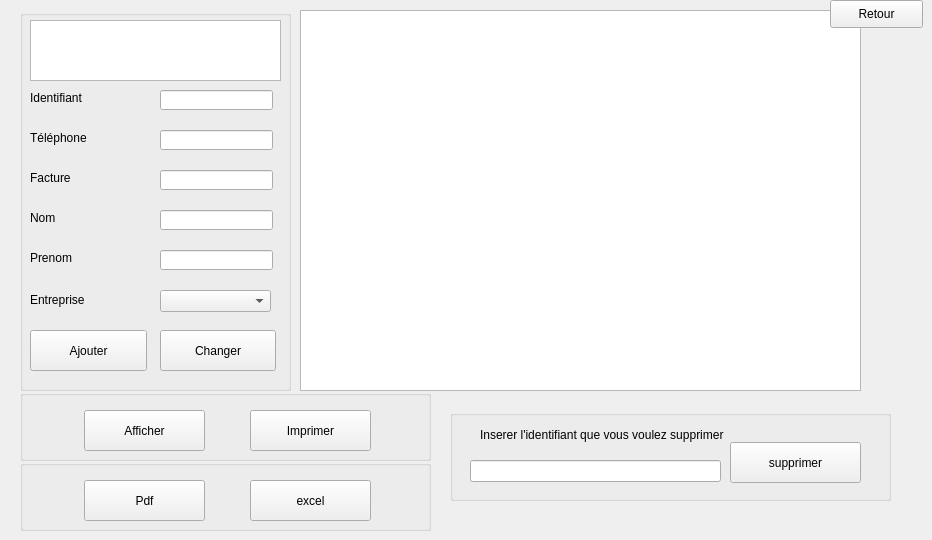
    <widget class="QWidget" name="tab_3">
     <attribute name="title">
      <string>Fournisseurs</string>
     </attribute>
     <widget class="QTableView" name="tab_fournisseur">
      <property name="geometry">
       <rect>
        <x>300</x>
        <y>10</y>
        <width>561</width>
        <height>381</height>
       </rect>
      </property>
      <property name="styleSheet">
       <string notr="true"/>
      </property>
     </widget>
     <widget class="QGroupBox" name="groupBox_6">
      <property name="geometry">
       <rect>
        <x>20</x>
        <y>10</y>
        <width>271</width>
        <height>381</height>
       </rect>
      </property>
      <property name="title">
       <string/>
      </property>
      <widget class="QLabel" name="label_9">
       <property name="geometry">
        <rect>
         <x>10</x>
         <y>80</y>
         <width>71</width>
         <height>16</height>
        </rect>
       </property>
       <property name="text">
        <string>Identifiant</string>
       </property>
      </widget>
      <widget class="QLabel" name="label_15">
       <property name="geometry">
        <rect>
         <x>10</x>
         <y>160</y>
         <width>61</width>
         <height>16</height>
        </rect>
       </property>
       <property name="text">
        <string>Facture</string>
       </property>
      </widget>
      <widget class="QLineEdit" name="le_id_2">
       <property name="geometry">
        <rect>
         <x>140</x>
         <y>80</y>
         <width>113</width>
         <height>20</height>
        </rect>
       </property>
      </widget>
      <widget class="QLabel" name="label_18">
       <property name="geometry">
        <rect>
         <x>10</x>
         <y>120</y>
         <width>101</width>
         <height>16</height>
        </rect>
       </property>
       <property name="text">
        <string>Téléphone</string>
       </property>
      </widget>
      <widget class="QLabel" name="label_19">
       <property name="geometry">
        <rect>
         <x>10</x>
         <y>280</y>
         <width>91</width>
         <height>20</height>
        </rect>
       </property>
       <property name="text">
        <string>&lt;html&gt;&lt;head/&gt;&lt;body&gt;&lt;p&gt;Entreprise&lt;/p&gt;&lt;/body&gt;&lt;/html&gt;</string>
       </property>
      </widget>
      <widget class="QLineEdit" name="le_telephone">
       <property name="geometry">
        <rect>
         <x>140</x>
         <y>120</y>
         <width>113</width>
         <height>20</height>
        </rect>
       </property>
      </widget>
      <widget class="QPushButton" name="pb_changer_f">
       <property name="geometry">
        <rect>
         <x>140</x>
         <y>320</y>
         <width>116</width>
         <height>41</height>
        </rect>
       </property>
       <property name="text">
        <string>Changer</string>
       </property>
      </widget>
      <widget class="QPushButton" name="pb_ajoute_f">
       <property name="geometry">
        <rect>
         <x>10</x>
         <y>320</y>
         <width>117</width>
         <height>41</height>
        </rect>
       </property>
       <property name="text">
        <string>Ajouter</string>
       </property>
      </widget>
      <widget class="QLineEdit" name="le_facture">
       <property name="geometry">
        <rect>
         <x>140</x>
         <y>160</y>
         <width>113</width>
         <height>20</height>
        </rect>
       </property>
      </widget>
      <widget class="QLabel" name="label_17">
       <property name="geometry">
        <rect>
         <x>10</x>
         <y>200</y>
         <width>91</width>
         <height>16</height>
        </rect>
       </property>
       <property name="text">
        <string>Nom</string>
       </property>
      </widget>
      <widget class="QLineEdit" name="le_nom">
       <property name="geometry">
        <rect>
         <x>140</x>
         <y>200</y>
         <width>113</width>
         <height>20</height>
        </rect>
       </property>
      </widget>
      <widget class="QComboBox" name="le_entreprise">
       <property name="geometry">
        <rect>
         <x>140</x>
         <y>280</y>
         <width>111</width>
         <height>22</height>
        </rect>
       </property>
      </widget>
      <widget class="QLabel" name="label_28">
       <property name="geometry">
        <rect>
         <x>10</x>
         <y>240</y>
         <width>91</width>
         <height>16</height>
        </rect>
       </property>
       <property name="text">
        <string>Prenom</string>
       </property>
      </widget>
      <widget class="QLineEdit" name="le_prenom">
       <property name="geometry">
        <rect>
         <x>140</x>
         <y>240</y>
         <width>113</width>
         <height>20</height>
        </rect>
       </property>
      </widget>
      <widget class="QTextEdit" name="erreur_f">
       <property name="geometry">
        <rect>
         <x>10</x>
         <y>10</y>
         <width>251</width>
         <height>61</height>
        </rect>
       </property>
       <property name="styleSheet">
        <string notr="true">color: rgb(255, 0, 0);
font: 75 8pt &quot;System&quot;;
border-bottom-color: rgb(66, 199, 199);</string>
       </property>
      </widget>
     </widget>
     <widget class="QGroupBox" name="groupBox_8">
      <property name="geometry">
       <rect>
        <x>450</x>
        <y>410</y>
        <width>441</width>
        <height>91</height>
       </rect>
      </property>
      <property name="title">
       <string/>
      </property>
      <widget class="QLabel" name="label_20">
       <property name="geometry">
        <rect>
         <x>30</x>
         <y>9</y>
         <width>341</width>
         <height>31</height>
        </rect>
       </property>
       <property name="styleSheet">
        <string notr="true">
font: 10pt &quot;Arial&quot;;</string>
       </property>
       <property name="text">
        <string>Inserer l'identifiant que vous voulez supprimer </string>
       </property>
      </widget>
      <widget class="QLineEdit" name="le_id_supp_f">
       <property name="geometry">
        <rect>
         <x>20</x>
         <y>50</y>
         <width>251</width>
         <height>22</height>
        </rect>
       </property>
      </widget>
      <widget class="QPushButton" name="pb_supprimer_f">
       <property name="geometry">
        <rect>
         <x>280</x>
         <y>32</y>
         <width>131</width>
         <height>41</height>
        </rect>
       </property>
       <property name="text">
        <string>supprimer</string>
       </property>
      </widget>
     </widget>
     <widget class="QGroupBox" name="groupBox_9">
      <property name="geometry">
       <rect>
        <x>20</x>
        <y>390</y>
        <width>411</width>
        <height>71</height>
       </rect>
      </property>
      <property name="title">
       <string/>
      </property>
      <widget class="QPushButton" name="pb_imprime_pdf">
       <property name="geometry">
        <rect>
         <x>230</x>
         <y>20</y>
         <width>121</width>
         <height>41</height>
        </rect>
       </property>
       <property name="text">
        <string>Imprimer</string>
       </property>
      </widget>
      <widget class="QPushButton" name="pb_afficher_f">
       <property name="geometry">
        <rect>
         <x>64</x>
         <y>20</y>
         <width>121</width>
         <height>41</height>
        </rect>
       </property>
       <property name="text">
        <string>Afficher</string>
       </property>
      </widget>
     </widget>
     <widget class="QGroupBox" name="groupBox_23">
      <property name="geometry">
       <rect>
        <x>20</x>
        <y>460</y>
        <width>411</width>
        <height>71</height>
       </rect>
      </property>
      <property name="title">
       <string/>
      </property>
      <widget class="QPushButton" name="pb_excel">
       <property name="geometry">
        <rect>
         <x>230</x>
         <y>20</y>
         <width>121</width>
         <height>41</height>
        </rect>
       </property>
       <property name="text">
        <string>excel</string>
       </property>
      </widget>
      <widget class="QPushButton" name="pb_pfd_f">
       <property name="geometry">
        <rect>
         <x>64</x>
         <y>20</y>
         <width>121</width>
         <height>41</height>
        </rect>
       </property>
       <property name="text">
        <string>Pdf</string>
       </property>
      </widget>
     </widget>
     <widget class="QPushButton" name="retour_eq">
      <property name="geometry">
       <rect>
        <x>830</x>
        <y>0</y>
        <width>93</width>
        <height>28</height>
       </rect>
      </property>
      <property name="text">
       <string>Retour</string>
      </property>
     </widget>
    </widget>
